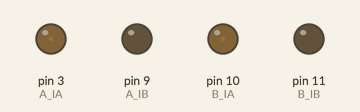
Recording of a sketch running on a simulated Arduino Uno, built with avr-gcc and run on an emulated ATmega328P. On the bench: output pins drawn as LEDs (lit = HIGH).

Above: at 0.05 s.
At 1.15 s:
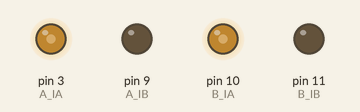
At 2.3 s:
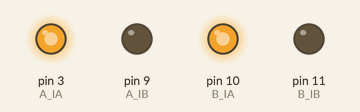
At 4.6 s:
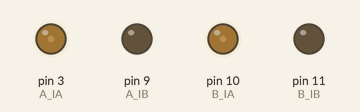
At 7.15 s:
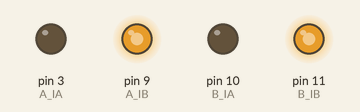
At 9.75 s:
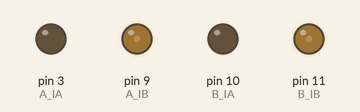
Timing chart, 0 to 15.9 s (numbered marks = the images above):
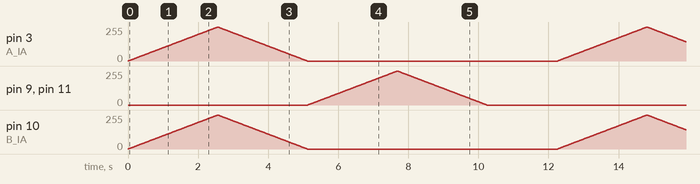

The sketch:

L9110S_Starter_Code.ino
```cpp
/**
 * File: L9110S_Starter_Code.ino
 * Author: Charles Kiorpes
 * Date: September 6th, 2014
 *
 * This file contains some basic control functions for the dual L9110S driver board.
 *
 * The default behavior is to speed up and slow down both motors in each direction,
 *  then wait for two seconds.
 **/


// The pins used:
const int A_IA = 3;   // Motor A input A
const int A_IB = 9;   // Motor A input B
const int B_IA = 10;  // Motor B input A
const int B_IB = 11;  // Motor B input B


void setup() {
  // set up motor control pins as output
  pinMode(A_IA, OUTPUT);
  pinMode(A_IB, OUTPUT);
  pinMode(B_IA, OUTPUT);
  pinMode(B_IB, OUTPUT);
}

////////////////////////////////////////////////////////
// set motor A's speed and direction
// dir: 0 -> forward, anything else -> backward
// rate: 0 - 255 (PWM rate)
////////////////////////////////////////////////////////
void move_A(int dir, int rate){
  if(dir){
    digitalWrite(A_IA, LOW);
    analogWrite(A_IB, rate);
  } else {
    digitalWrite(A_IB, LOW);
    analogWrite(A_IA, rate);
  }
}

////////////////////////////////////////////////////////
// set motor B's speed and direction
// dir: 0 -> forward, anything else -> backward
// rate: 0 - 255 (PWM rate)
////////////////////////////////////////////////////////
void move_B(int dir, int rate){
  if(dir){
    digitalWrite(B_IA, LOW);
    analogWrite(B_IB, rate);
  } else {
    digitalWrite(B_IB, LOW);
    analogWrite(B_IA, rate);
  }
}

///////////////////////////////////////////////////////
// stop_all_motors: stop both of the motors at once
// (a.k.a. emergency brake)
///////////////////////////////////////////////////////
void stop_all_motors(){
  digitalWrite(A_IA, LOW);
  digitalWrite(A_IB, LOW);
  digitalWrite(B_IA, LOW);
  digitalWrite(B_IB, LOW);
}

///////////////////////////////////////////////////////
// loop: the main program execution loop
// add all desired behaviors here
///////////////////////////////////////////////////////
void loop() {
  int i;
  // Both forwards:
  for(i = 0; i < 255; i++){
     move_A(0, i);
     move_B(0, i);
     delay(10);
  }
  for(i = 255; i >= 0; i--){
     move_A(0, i);
     move_B(0, i);
     delay(10);
  }

  // Both backwards:
  for(i = 0; i < 255; i++){
     move_A(1, i);
     move_B(1, i);
     delay(10);
  }
  for(i = 255; i >= 0; i--){
     move_A(1, i);
     move_B(1, i);
     delay(10);
  }

  delay(2000);
}
```
